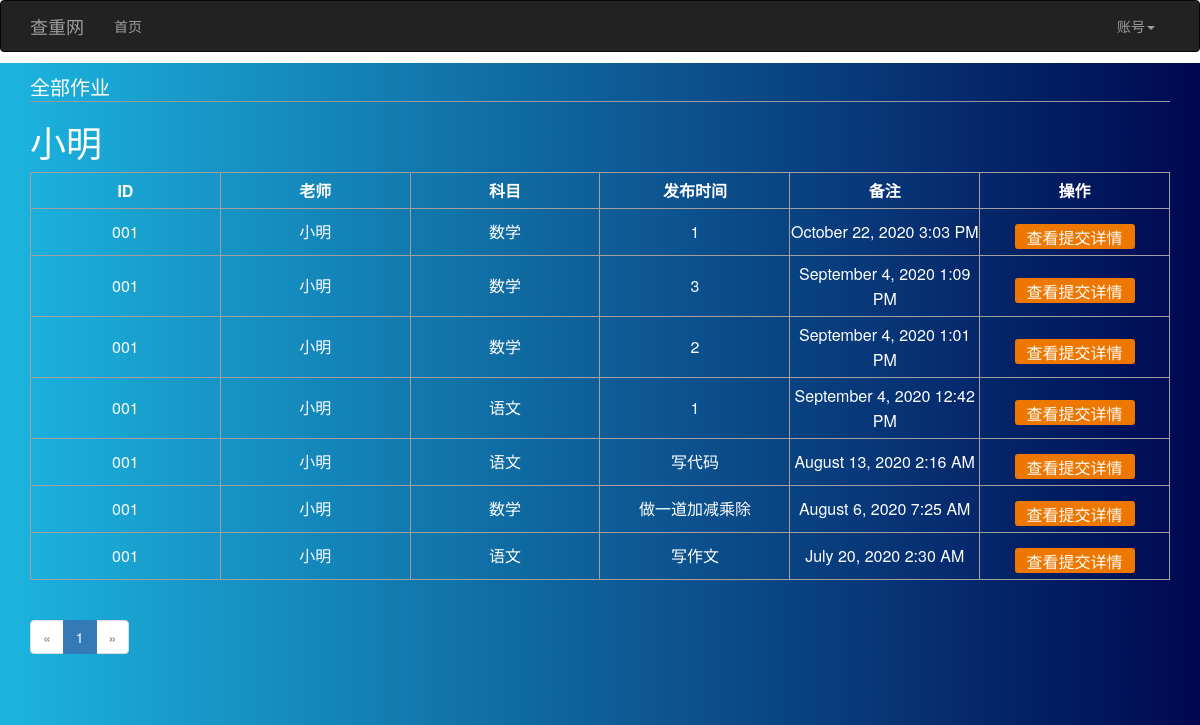
The page /user/111 (signed in) on the database its author committed.
### app/models.py (models this page shows, shortened)
class User(UserMixin, db.Model):
    __tablename__ = 'users'
    id = db.Column(db.Integer, primary_key=True)
    username = db.Column(db.String(64), unique=True, index=True)
    is_teacher = db.Column(db.Boolean, default=False)
    password=db.Column(db.String(128))
    confirmed = db.Column(db.Boolean, default=False)
    classes = db.relationship('Class', secondary = registrations,
        back_populates='users', lazy='dynamic')
    posts = db.relationship('Post', backref='author', lazy='dynamic')
    """@property
    def password(self):
        raise AttributeError('password is not a readable attribute')

    @password.setter
    def password(self, password):
        self.password_hash = generate_password_hash(password)

    def verify_password(self, password):
        return check_password_hash(self.password_hash, password)


    @staticmethod
    def reset_password(id,new_password):
        user = User.query.get(int(id))
        if user is None:
            return False
        user.password = new_password
        db.session.add(user)
        return True"""
    def verify_password(self, password):
        if self.password == password:
            return True
        else:
            return False

class Post(db.Model):
    __tablename__ = 'posts'
    id = db.Column(db.Integer, primary_key=True)
    body = db.Column(db.Text)
    timestamp = db.Column(db.DateTime, index=True, default=datetime.utcnow)
    author_id = db.Column(db.Integer, db.ForeignKey('users.id'))
    class_id = db.Column(db.Integer, db.ForeignKey('classes.id'))

class Class(db.Model):
    __tablename__ = 'classes'
    id = db.Column(db.Integer, primary_key=True)
    name = db.Column(db.String(64), unique=True)
    users = db.relationship('User', secondary = registrations,
        back_populates='classes', lazy='dynamic')
    posts=db.relationship('Post', backref='cls', lazy='dynamic')

### app/main/views.py (the view)
@login_required
@main.route('/user/<int:id>')
def user(id):
    user = User.query.filter_by(id=id).first_or_404()
    page = request.args.get('page', 1, type=int)
    pagination = user.posts.order_by(Post.timestamp.desc()).paginate(
        page, per_page=current_app.config['FLASKY_POSTS_PER_PAGE'],
        error_out=False)
    posts = pagination.items
    return render_template('user.html', user=user, posts=posts,
                           pagination=pagination)

### app/models.py (called while the page is built)
@login_manager.user_loader
def load_user(id):
    return User.query.get(int(id))

### app/templates/user.html (shortened to what this page needs)
{% extends "base.html" %}
{% import "_macros.html" as macros %}
{% block page_content %}
<link rel="stylesheet"  href="{{ url_for('static', filename='css/user.css') }}">
<div class="head_text">
    <div class="text">全部作业</div>
</div>
<div class="upload">
    <h1><span class="name">{{ user.username }}</span></h1>
    <div class="c">
        <table>
            <tr>
            <th>ID</th>
            <th>老师</th>
            <th>科目</th>
            <th>发布时间</th>
            <th>备注</th>
            <th>操作</th>
            </tr>
            {% for post in posts %}
            {% if post.cls in current_user.classes.all() %}
             <tr>
                <td>001</td>
                <td><a href="{{ url_for('.user', id=post.author_id) }}">{{ post.author.username }}</a></td>
                <td>{{post.cls.name}}</td>
                <td>{{ post.body }}</td>
                <td>{{ moment(post.timestamp).format('LLL') }}</td>
                 <td>
                     <button class="sub">
                         {% if current_user.is_teacher %}
                        <a href="{{ url_for('.post', id=post.id) }}">查看提交详情</a>
                        {% else %}
                            <a href="{{ url_for('.upload', id=post.id) }}">提交作业</a>
                         {% endif %}
                    </button>
                 </td>
            </tr>
        {% endif %}
        {% endfor %}
        </table>
<div class="pagination">
    {{ macros.pagination_widget(pagination, '.user', id=user.id) }}
</div>
    </div>
</div>
{% endblock %}

### app/static/css/base.css (style rules this page uses)
html,body { background-image:url('../img/bg1.png'); background-position: center; background-size: 100%; height: 100%; background-repeat: no-repeat; }

### app/static/css/user.css (style rules this page uses)
html,body { background-image:url('../img/bg.png'); background-position: center; background-size: 100%; height: 100%; background-repeat: no-repeat; }
a { color: white;text-decoration: none; }
html,body { margin: 0;padding: 0 }
.head_text { width:100%;margin: 0 auto;border-bottom: #999999 solid 1px;height: 30px;line-height: 30px; }
.text { width: 60%; color: white; font-size: 20px; }
.upload { margin: 0 auto }
.name { color: white }
tr { border-bottom: white solid 1px;color: white }
table { width: 100%; table-layout: fixed; text-align: center; line-height: 25px; margin:0 auto; border-collapse: collapse; }
.sub { width: 120px; height: 25px; border-radius: 3px; background-color: #ee7700; border: none; color: white; font-size: 16px;margin-top: 10px }
table td,th { border:solid 1px #a59e9e; text-align: center; padding-top:5px; padding-bottom:5px; font-size:16px; border-left:solid 1px #a59e9e; border-right:solid 1px #a59e9e; }

### rows shown on the page
User: username "小明"
Post: author.username "小明", cls.name "数学", body "1", timestamp "October 22, 2020 3:03 PM"
Post: author.username "小明", cls.name "数学", body "3", timestamp "September 4, 2020 1:09 PM"
Post: author.username "小明", cls.name "数学", body "2", timestamp "September 4, 2020 1:01 PM"
Post: author.username "小明", cls.name "语文", body "1", timestamp "September 4, 2020 12:42 PM"
Post: author.username "小明", cls.name "语文", body "写代码", timestamp "August 13, 2020 2:16 AM"
Post: author.username "小明", cls.name "数学", body "做一道加减乘除", timestamp "August 6, 2020 7:25 AM"
Post: author.username "小明", cls.name "语文", body "写作文", timestamp "July 20, 2020 2:30 AM"

### other values the page prints
{{ p }} "1"
